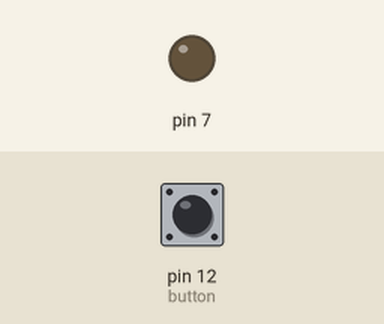
The program below on a simulated Raspberry Pi (header pin numbers). On the bench: output pins drawn as LEDs (lit = HIGH). Inputs (shaded band) come from the test bench; at power-on: pin 12 (button) LOW. No MQTT or app messages arrive unless stated; the clock reads 2024-03-15 10:24:30 at power-on unless the program sets it; what the program prints to the terminal is not drawn.

Above: at 1.3 s.
1.4 s: pin 12 (button) pulled HIGH for 3.2 s
At 2.9 s:
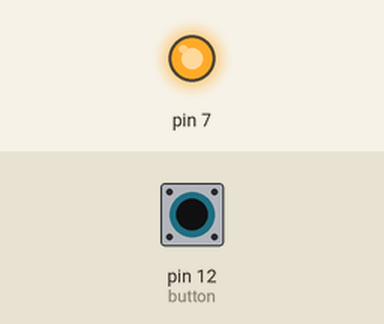
Timing chart, 0 to 12.1 s (numbered marks = the images above; inputs shaded):
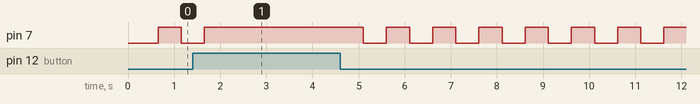

Measured:
- by itself, pin 7: repeats every 1.0 s: LOW 0.50 s, HIGH 0.50 s

The program:

main.py
```python
from config import AppConfig
from sensors import Laser, Button

if __name__ == '__main__':
    with AppConfig() as app_config:
        laser = Laser(7)
        button = Button(12)
        while True:
            button.listen_onclick(laser.switch)
```

config.py
```python
import RPi.GPIO as GPIO

from types import TracebackType
from typing import Optional, Type


class AppConfig:

    def __enter__(self):
        """
        Pre-setting before starting the application
        """
        GPIO.setmode(GPIO.BOARD)
        return self

    def __exit__(self, type: Optional[Type[BaseException]], value: Optional[BaseException],
                 traceback: Optional[TracebackType]):
        """
        Action before stopping the application
        """
        GPIO.cleanup()
```

sensors.py
```python
from time import sleep
from typing import Callable

from base import InputSensor, OutputSensor

from MQTT import MQTT


class Laser(OutputSensor):
    _delay = 0.5

    def __init__(self, pin: int):
        super(Laser, self).__init__(pin)
        self.light_state = self.gpio.LOW

    def switch(self):
        sleep(self._delay)
        if self.light_state == self.gpio.HIGH:
            self.turn_on()
        else:
            self.turn_of()

    def turn_on(self):
        self.light_state = self.gpio.LOW
        self.gpio.output(self.pin, self.gpio.LOW)

    def turn_of(self):
        self.light_state = self.gpio.HIGH
        self.gpio.output(self.pin, self.gpio.HIGH)


class Button(InputSensor):
    is_on = False
    mqtt = None

    def __init__(self, pin: int):
        super().__init__(pin)
        try:
            self.mqtt = MQTT()
        except ConnectionError:
            pass

    def listen_onclick(self, on_click_func: Callable):
        while True:
            if self.gpio.input(self.pin) == 0:
                self.is_on = not self.is_on
                self.send_button_status()
                on_click_func()
                break

    def send_button_status(self):
        message = 'Button is ON' if self.is_on else 'Button is OFF'
        self.mqtt.pulish(topic='signals/button', retain=True, payload=message)
```

base.py
```python
import RPi.GPIO as GPIO
from abc import ABCMeta


class BaseSensor(metaclass=ABCMeta):
    """
    Abstract class for all sensors
    """
    gpio = GPIO

    def __init__(self, pin: int):
        assert pin > 0, 'Pin must be positive int value'
        self.pin = pin


class InputSensor(BaseSensor, metaclass=ABCMeta):
    """
    Abstract class for sensors that accept information
    """

    def __init__(self, pin: int):
        super(InputSensor, self).__init__(pin)
        self.gpio.setup(pin, GPIO.IN)


class OutputSensor(BaseSensor, metaclass=ABCMeta):
    """
    Abstract class for sensors that display information
    """

    def __init__(self, pin: int):
        super(OutputSensor, self).__init__(pin)
        self.gpio.setup(pin, GPIO.OUT)

    def __del__(self):
        self.gpio.output(self.pin, GPIO.LOW)
        self.gpio.setup(self.pin, GPIO.LOW)
```

MQTT.py
```python
import logging
from paho.mqtt.client import Client
logging.basicConfig(level=logging.INFO)
log = logging.getLogger(__name__)


class MQTT:
    client = None

    def __init__(self, client_id: str = 'raspberry005', clean_session: bool = True,
                 auto_connect: bool = True, **kwargs):
        self.client = Client(client_id=client_id, clean_session=clean_session, **kwargs)
        self.client.on_message = self._on_message
        if auto_connect:
            self.connect(host='iot.eclipse.org')

    def connect(self, host: str, port: int = 1883, keepalive: int = 60, **kwargs):
        is_connected = self.client.connect(host=host, port=port, keepalive=keepalive, **kwargs)
        if is_connected in range(3):
            log.info('Successful connect')
            return True
        raise ConnectionError(f'MQTT connection error id {is_connected}')

    def _on_message(self, client, userdata, msg):
        log.info(f'{msg.topic} {msg.payload!s}')

    def pulish(self, topic: str, payload: str = None, retain: bool = False, **kwargs):
        message_info = self.client.publish(topic=topic, payload=payload, retain=retain, **kwargs)
        message_info.wait_for_publish()
        if message_info.is_published():
            log.info(f'Successful published message "{payload}" to topic {topic}')
            return True
        log.info(f'Publishing error for message "{payload}" to topic {topic}')
        return False

    def __del__(self):
        self.client.disconnect()
```
